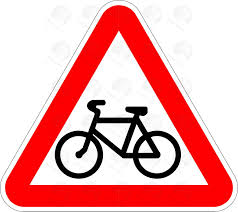
#> input picture sign.jpg, 238 x 212 px
$ python lab2.py
#> lines starting #> are read from the running program, lines starting #| are printed output that depends on the picture
import cv2
import numpy as np
import matplotlib.pyplot as plt
import math


def compare_images(original_image, processed_image, title):

    plt.figure(figsize=(12, 6))

    plt.subplot(1, 2, 1)
    plt.imshow(cv2.cvtColor(original_image, cv2.COLOR_BGR2RGB))
    plt.title('Original Image')
    plt.axis('off')

    plt.subplot(1, 2, 2)
    plt.imshow(cv2.cvtColor(processed_image, cv2.COLOR_BGR2RGB))
    plt.title(title)
    plt.axis('off')
    plt.show()


image_path = 'sign.jpg'
image = cv2.imread(image_path)
#> image is the input picture: shape (212, 238, 3); mean B, G, R 169.5, 169.2, 236.1

image = cv2.resize(image, (300, 300))
#> image: shape (300, 300, 3)
plt.figure()
plt.imshow(cv2.cvtColor(image, cv2.COLOR_BGR2RGB))
plt.title('Original Image')
plt.axis('off')
plt.show()
# moving image
rows, cols = image.shape[0:2]
#> rows = 300; cols = 300
T = np.float32([[1, 0, 50], [0, 1, 100]])
image_shift = cv2.warpAffine(image, T, (cols, rows))
compare_images(image, image_shift, 'shift')
# reflecting image
T = np.float32([[1, 0, 0], [0, -1, rows - 1]])
#> T = [[1, 0, 0], [0, -1, 299]]
image_reflect = cv2.warpAffine(image, T, (cols, rows))
compare_images(image, image_reflect, 'reflected')
# reflecting with flip
image_reflect_flip = cv2.flip(image, 1)
compare_images(image, image_reflect_flip, 'reflection with flip')
# scaling image
image_scale = cv2.resize(image, None, fx=2, fy=2, interpolation=cv2.INTER_CUBIC)
compare_images(image, image_scale, 'scaled')
# rotating image
phi = 17.0 * math.pi / 180
T = np.float32([[math.cos(phi), -math.sin(phi), 0], [math.sin(phi), math.cos(phi), 0]])
image_rotate = cv2.warpAffine(image, T, (cols, rows))
compare_images(image, image_rotate, 'rotated')
# rotating image by the center
phi = 17.0
T = cv2.getRotationMatrix2D(((cols - 1) / 2.0, (rows - 1) / 2.0), -phi, 1)
image_rotate_center = cv2.warpAffine(image, T, (cols, rows))
compare_images(image, image_rotate_center, 'rotated by center')
# affined image
pts_src = np.float32([[50, 300], [150, 200], [50, 50]])
pts_dst = np.float32([[50, 200], [250, 200], [50, 100]])
T = cv2.getAffineTransform(pts_src, pts_dst)
image_affine = cv2.warpAffine(image, T, (cols, rows))
compare_images(image, image_affine, 'affined image')
# beveled image
s = 0.3
T = np.float32([[1, s, 0], [0, 1, 0]])
image_bevel = cv2.warpAffine(image, T, (cols, rows))
compare_images(image, image_bevel, 'beveled')
# piecewicelinear
stretch = 2
T = np.float32([[stretch, 0, 0], [0, 1, 0]])
image_piecewiselinear = image.copy()
image_piecewiselinear[:, int(cols / 2):, :] = cv2.warpAffine(image_piecewiselinear[:, int(cols / 2):, :], T, (cols - int(cols / 2), rows))
compare_images(image, image_piecewiselinear, 'piecewicelinear')

# projective image
pts_src = np.float32([[50, 461], [461, 461], [461, 50], [50, 50]])
pts_dst = np.float32([[50, 461], [461, 440], [450, 10], [100, 50]])
T = cv2.getPerspectiveTransform(pts_src, pts_dst)
image_projective = cv2.warpPerspective(image, T, (cols, rows))
compare_images(image, image_projective, 'projective')
# sinusoidal
u , v = np.meshgrid(np.arange(cols), np.arange(rows))
u = u + 20 * np.sin(2 * math.pi * v / 90)
image_sinusoid = cv2.remap(image, u.astype(np.float32), v.astype(np.float32), cv2.INTER_LINEAR)
compare_images(image, image_sinusoid, 'sinusoidal')
# barrel aberration
xi, yi = np.meshgrid(np.arange(cols), np.arange(rows))  # Shift and normalize grid
xmid = cols / 2.0
#> xmid = 150
ymid = rows / 2.0
#> ymid = 150
xi = xi - xmid
yi = yi - ymid  # Convert to polar and do transformation
r, theta = cv2.cartToPolar(xi / xmid, yi / ymid)
F3 = 0.1
F5 = 0.12
r = r + F3 * r**3 + F5 * r**5  # Undo conversion, normalization, and shift
u, v = cv2.polarToCart(r, theta)
u = u * xmid + xmid
v = v * ymid + ymid
image_barrel = cv2.remap(image, u.astype(np.float32), v.astype(np.float32), cv2.INTER_LINEAR)
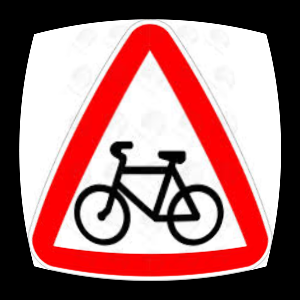
#> image_barrel: shape (300, 300, 3); mean B, G, R 116.4, 116.2, 162.9
compare_images(image, image_barrel, 'barrel')
#> in compare_images (call 12), `plt.show()`:
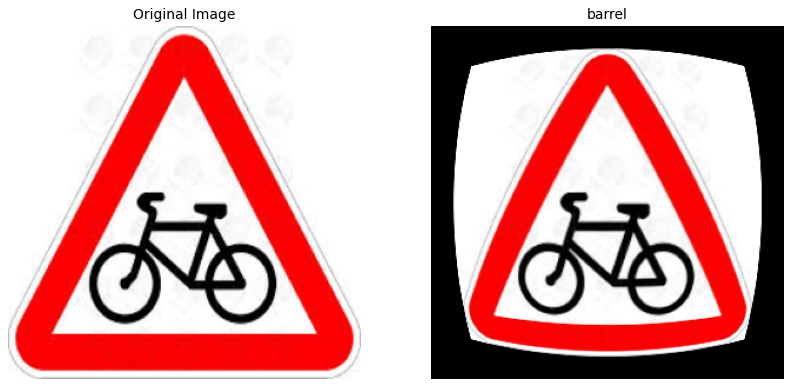
#> figure drawn by matplotlib, 2 panels

# compiling image from 2

# Load top and bottom images
top_part = cv2.imread('top.jpg')
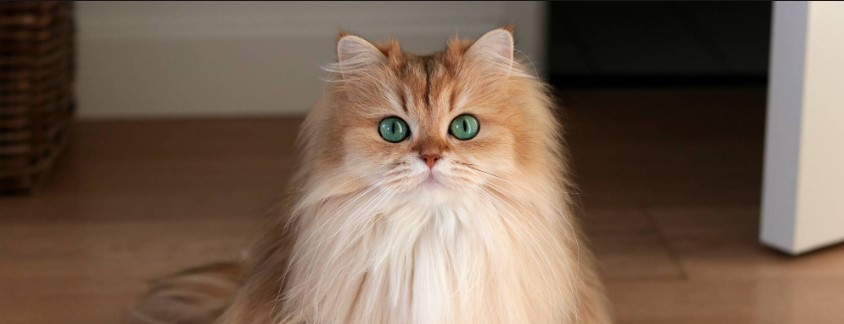
#> input picture top.jpg, 844 x 324 px
#> top_part is the input picture: shape (324, 844, 3); mean B, G, R 81.3, 97.3, 118
top_part = cv2.resize(top_part, (500, 300))
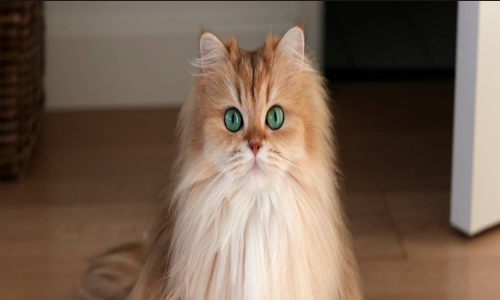
#> top_part: shape (300, 500, 3); mean B, G, R 81.2, 97.2, 117.9
plt.figure()
plt.imshow(cv2.cvtColor(top_part, cv2.COLOR_BGR2RGB))
plt.title('Top Part')
plt.axis('off')
plt.show()

bottom_part = cv2.imread('bottom.jpg')
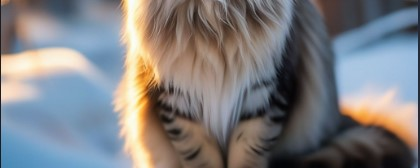
#> input picture bottom.jpg, 420 x 168 px
#> bottom_part is the input picture: shape (168, 420, 3); mean B, G, R 128.4, 126.2, 126.8
bottom_part = cv2.resize(bottom_part, (500, 300))
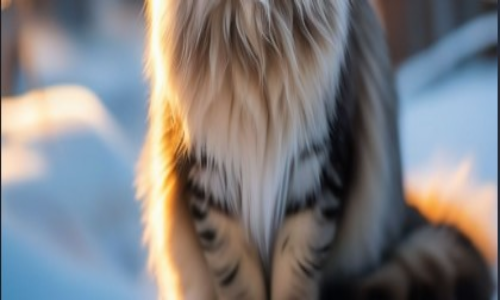
#> bottom_part: shape (300, 500, 3); mean B, G, R 128.3, 126.1, 126.7
plt.figure()
plt.imshow(cv2.cvtColor(bottom_part, cv2.COLOR_BGR2RGB))
plt.title('Bottom Part')
plt.axis('off')
plt.show()

# Match template
templ_size = 10
templ = top_part[-templ_size:, :, :]
res = cv2.matchTemplate(bottom_part, templ, cv2.TM_CCOEFF)
#> res = 291 values, max 2592903.2 at index 0, min -21434386 at index 109, mean -14208593
min_val, max_val, min_loc, max_loc = cv2.minMaxLoc(res)
#> min_val = -21434386; max_val = 2592903.2; min_loc = (0, 109); max_loc = (0, 0)

# Create result_img
result_img = np.zeros((top_part.shape[0] + bottom_part.shape[0] - max_loc[1] - templ_size, top_part.shape[1], top_part.shape[2]), dtype=np.uint8)
result_img[0:top_part.shape[0], :, :] = top_part
result_img[top_part.shape[0]:, :, :] = bottom_part[max_loc[1] + templ_size:, :, :]
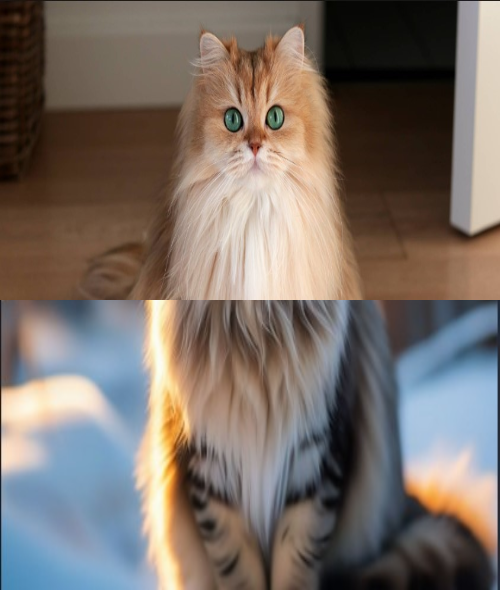
#> result_img: shape (590, 500, 3); mean B, G, R 104.8, 111.9, 122.6

# Display result_img
plt.figure()
plt.imshow(cv2.cvtColor(result_img, cv2.COLOR_BGR2RGB))
plt.title('Result Image')
plt.axis('off')
plt.show()
